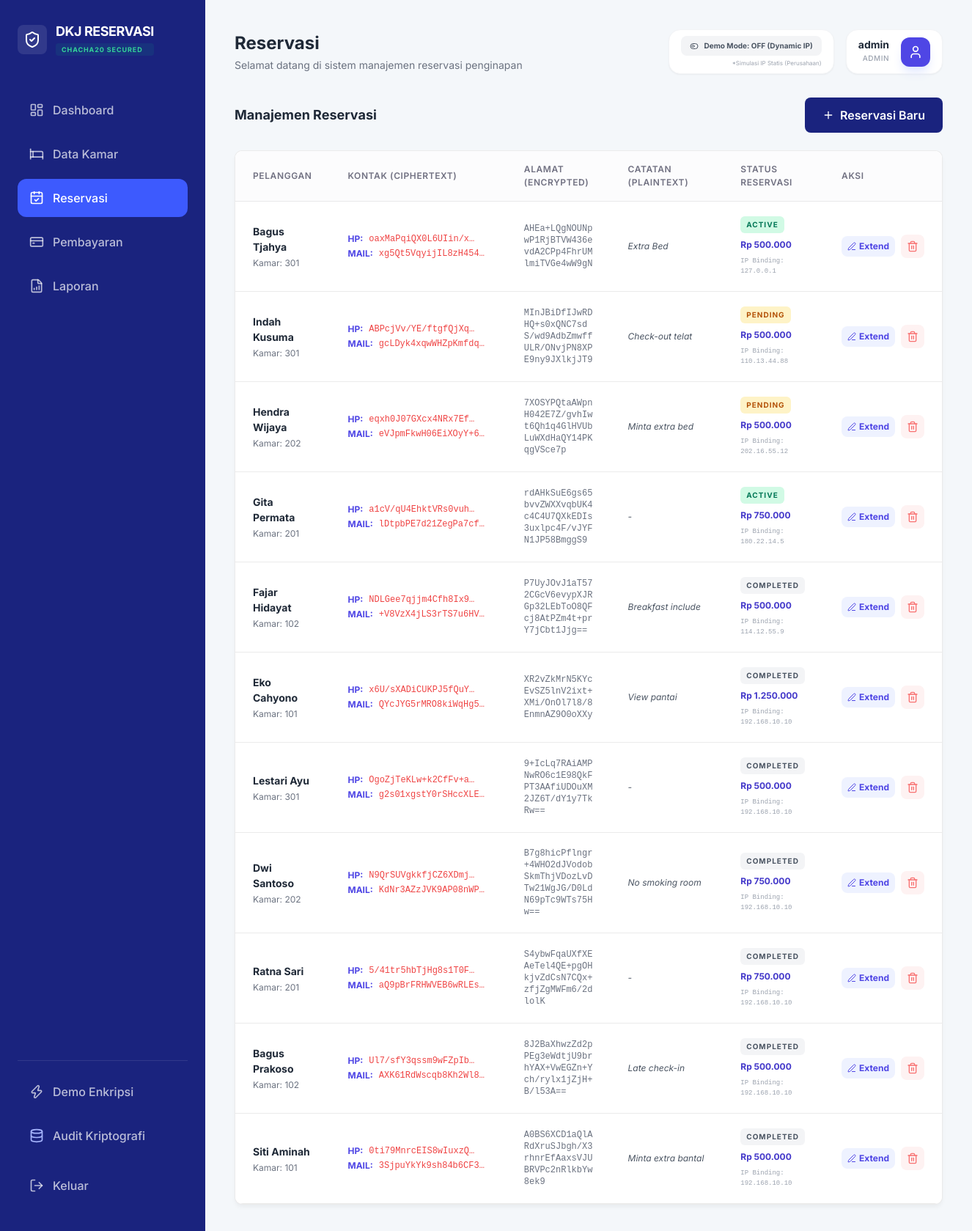
The page /dashboard.php?page=reservations (signed in) on the database its author committed.
### tables this page shows
CREATE TABLE reservations (
        id INTEGER PRIMARY KEY AUTOINCREMENT,
        customer_name TEXT,
        phone TEXT,
        email TEXT,
        address TEXT,
        check_in DATE,
        check_out DATE,
        notes TEXT, -- ATURAN 2: Sekarang Plaintext
        room_id INTEGER,
        status TEXT DEFAULT 'pending',
        encrypted_ip_seed TEXT, amount INTEGER DEFAULT 0, -- ATURAN 1 & 2: IP Terbungkus Master Key
        FOREIGN KEY(room_id) REFERENCES rooms(id)
    );

CREATE TABLE rooms (
        id INTEGER PRIMARY KEY AUTOINCREMENT,
        room_number TEXT UNIQUE,
        type TEXT,
        price INTEGER,
        status TEXT DEFAULT 'available'
    );

### helpers/security_helper.php (called while the page is built, shortened)
<?php
class SecurityHelper {
    private static function getMasterKey() {
        return hash('sha256', MASTER_SECRET, true);
    }
    public static function getDataKey($ip_address) {
        return hash('sha256', $ip_address . MASTER_SECRET, true);
    }
    public static function decryptData($ciphertext, $ip_address) {
        $key = self::getDataKey($ip_address);
        return self::coreDecrypt($ciphertext, $key);
    }
    public static function decryptIP($encrypted_ip) {
        $key = self::getMasterKey();
        return self::coreDecrypt($encrypted_ip, $key);
    }
    private static function coreDecrypt($base64_data, $key) {
        $decoded = base64_decode($base64_data);
        if (function_exists('sodium_crypto_stream_chacha20_xor')) {
            $nonce_len = 8;
            if (strlen($decoded) < $nonce_len) return "";
            $nonce = substr($decoded, 0, $nonce_len);
            $ciphertext = substr($decoded, $nonce_len);
            return (string)sodium_crypto_stream_chacha20_xor($ciphertext, $nonce, $key);
        } else {
            $nonce_len = 16;
            $nonce = substr($decoded, 0, $nonce_len);
            $ciphertext = substr($decoded, $nonce_len);
            return (string)openssl_decrypt($ciphertext, 'chacha20', $key, OPENSSL_RAW_DATA, $nonce);
        }
    }
}
?>

### modules/reservations.php (the view, shortened to what this page needs)
<?php
$reservations = $db->query("SELECT r.*, rm.room_number, rm.type as room_type FROM reservations r JOIN rooms rm ON r.room_id = rm.id ORDER BY r.id DESC")->fetchAll(PDO::FETCH_ASSOC);
?>
<div class="flex justify-between items-center mb-6">
    <div>
        <h3 class="text-lg font-bold text-gray-800">Manajemen Reservasi</h3>
    </div>
    <button onclick="openResModal()" class="btn-primary flex items-center gap-2">
        <i data-lucide="plus" class="w-4 h-4"></i> Reservasi Baru
    </button>
</div>
<div class="card p-0 overflow-hidden">
    <div class="table-container border-none">
        <table>
            <thead>
                <tr>
                    <th>Pelanggan</th>
                    <th>Kontak (Ciphertext)</th>
                    <th>Alamat (Encrypted)</th>
                    <th>Catatan (Plaintext)</th>
                    <th>Status Reservasi</th>
                    <th>Aksi</th>
                </tr>
            </thead>
            <tbody>
                <?php foreach ($reservations as $res): ?>
                    <?php
                    $ip_historis = SecurityHelper::decryptIP($res['encrypted_ip_seed'] ?? '');
                    $phone_dec = SecurityHelper::decryptData($res['phone'], $ip_historis);
                    $email_dec = SecurityHelper::decryptData($res['email'], $ip_historis);
                    $address_dec = SecurityHelper::decryptData($res['address'], $ip_historis);
                    ?>
                    <tr>
                        <td>
                            <div class="font-bold text-gray-800"><?= htmlspecialchars($res['customer_name']) ?></div>
                            <div class="text-xs text-gray-500 mt-1">Kamar: <?= $res['room_number'] ?></div>
                        </td>
                        <td>
                            <div class="space-y-1">
                                <div class="flex items-center gap-2">
                                    <span class="text-xs font-bold text-indigo-600 uppercase">HP:</span>
                                    <div class="font-mono text-xs text-red-500 truncate max-w-[150px]"
                                        title="<?= $res['phone'] ?>"><?= $res['phone'] ?></div>
                                </div>
                                <div class="flex items-center gap-2">
                                    <span class="text-xs font-bold text-indigo-600 uppercase">Mail:</span>
                                    <div class="font-mono text-xs text-red-500 truncate max-w-[150px]"
                                        title="<?= $res['email'] ?>"><?= $res['email'] ?></div>
                                </div>
                            </div>
                        </td>
                        <td>
                            <div class="font-mono text-xs text-gray-500 break-all max-w-[200px]"
                                title="<?= $res['address'] ?>">
                                <?= $res['address'] ?>
                            </div>
                        </td>
                        <td class="text-xs text-gray-600 italic max-w-[200px] truncate"
                            title="<?= htmlspecialchars($res['notes']) ?>">
                            <?= htmlspecialchars($res['notes']) ?>
                        </td>
                        <td>
                            <div class="flex flex-col gap-2 items-start">
                                <?php
                                $badge_class = 'bg-gray-100 text-gray-600';
                                if ($res['status'] === 'Active')
                                    $badge_class = 'bg-emerald-100 text-emerald-700';
                                elseif ($res['status'] === 'Pending')
                                    $badge_class = 'bg-amber-100 text-amber-700';
                                ?>
                                <span
                                    class="text-[10px] font-bold px-2 py-1 uppercase tracking-widest rounded-md <?= $badge_class ?>">
                                    <?= $res['status'] ?>
                                </span>
                                <div class="text-xs font-bold text-indigo-700">
                                    Rp <?= number_format($res['amount'] ?? 0, 0, ',', '.') ?>
                                </div>
                                <span class="text-[9px] text-gray-400 font-mono">IP Binding: <?= $ip_historis ?></span>
                            </div>
                        </td>
                        <td>
                            <div class="flex items-center gap-2">
                                <button onclick='editRes(<?= json_encode([
                                    "id" => $res["id"],
                                    "customer_name" => $res["customer_name"],
                                    "phone" => $phone_dec,
                                    "email" => $email_dec,
                                    "address" => $address_dec,
                                    "check_in" => $res["check_in"],
                                    "check_out" => $res["check_out"],
                                    "room_id" => $res["room_id"],
                                    "notes" => $res["notes"]
                                ]) ?>)'
                                    class="px-2 py-1.5 text-xs font-bold text-indigo-600 hover:text-indigo-700 bg-indigo-50 hover:bg-indigo-100 rounded-lg flex items-center gap-1">
                                    <i data-lucide="edit-3" class="w-3 h-3"></i> Extend
                                </button>
                                <form method="POST" class="inline" onsubmit="return confirm('Hapus reservasi ini?')">
                                    <button type="submit" class="p-2 text-red-400 hover:text-red-600 bg-red-50 rounded-lg">
                                        <i data-lucide="trash-2" class="w-4 h-4"></i>
                                    </button>
                                </form>
                            </div>
                        </td>
                    </tr>
                <?php endforeach; ?>
            </tbody>
        </table>
    </div>
</div>

### assets/css/style.css (style rules this page uses)
:root { --font-size: 16px; --background: #ffffff; --foreground: #030213; --card: #ffffff; --card-foreground: #030213; --primary: #030213; --primary-foreground: #ffffff; --secondary: #f8f9fa; --secondary-foreground: #030213; --muted: #ececf0; --muted-foreground: #717182; --accent: #e9ebef; --accent-foreground: #030213; --destructive: #d4183d; --border: rgba(0, 0, 0, 0.08); --input-background: #f3f3f5; --radius: 0.625rem; --blue-soft: #3b82f6; --green-soft: #10b981; --purple-soft: #8b5cf6; --orange-soft: #f59e0b; }
* { margin: 0; padding: 0; box-sizing: border-box; font-family: 'Inter', sans-serif; }
body { background-color: #f4f7fa; color: var(--foreground); font-size: var(--font-size); }
.card { background: var(--card); border-radius: var(--radius); padding: 1.5rem; border: 1px solid var(--border); box-shadow: 0 4px 6px -1px rgba(0, 0, 0, 0.05); }
.table-container { background: white; border-radius: var(--radius); overflow: hidden; border: 1px solid var(--border); }
table { width: 100%; border-collapse: collapse; }
th { background: #fcfcfd; padding: 1rem 1.5rem; text-align: left; font-size: 0.75rem; font-weight: 600; color: var(--muted-foreground); text-transform: uppercase; letter-spacing: 0.05em; border-bottom: 1px solid var(--border); }
td { padding: 1.25rem 1.5rem; border-bottom: 1px solid var(--border); font-size: 0.875rem; }
.btn-primary { background: #1a237e; color: white; padding: 0.75rem 1.5rem; border-radius: 0.5rem; font-weight: 600; border: none; cursor: pointer; }

### rows shown on the page
reservations: customer_name "Bagus Tjahya", room.room_number "301", phone "oaxMaPqiQX0L6UIin/x…", email "xg5Qt5VqyijIL8zH454…", address "AHEa+LQgNOUNpwP1RjBTVW436evdA2CPp4FhrUMlmiTVGe4wW9gN", notes "Extra Bed", status "ACTIVE", amount "500.000", encrypted_ip_seed "127.0.0.1"
reservations: customer_name "Indah Kusuma", room.room_number "301", phone "ABPcjVv/YE/ftgfQjXq…", email "gcLDyk4xqwWHZpKmfdq…", address "MInJBiDfIJwRDHQ+s0xQNC7sdS/wd9AdbZmwffULR/ONvjPN8XPE9ny9JXlkjJT9", notes "Check-out telat", status "PENDING", amount "500.000", encrypted_ip_seed "110.13.44.88"
reservations: customer_name "Hendra Wijaya", room.room_number "202", phone "eqxh0J07GXcx4NRx7Ef…", email "eVJpmFkwH06EiXOyY+6…", address "7XOSYPQtaAWpnH042E7Z/gvhIwt6Qh1q4GlHVUbLuWXdHaQY14PKqgVSce7p", notes "Minta extra bed", status "PENDING", amount "500.000", encrypted_ip_seed "202.16.55.12"
reservations: customer_name "Gita Permata", room.room_number "201", phone "a1cV/qU4EhktVRs0vuh…", email "lDtpbPE7d21ZegPa7cf…", address "rdAHkSuE6gs65bvvZWXXvqbUK4c4C4U7QXkEDIs3uxlpc4F/vJYFN1JP58BmggS9", notes "-", status "ACTIVE", amount "750.000", encrypted_ip_seed "180.22.14.5"
reservations: customer_name "Fajar Hidayat", room.room_number "102", phone "NDLGee7qjjm4Cfh8Ix9…", email "+V8VzX4jLS3rTS7u6HV…", address "P7UyJOvJ1aT572CGcV6evypXJRGp32LEbToO8QFcj8AtPZm4t+prY7jCbt1Jjg==", notes "Breakfast include", status "COMPLETED", amount "500.000", encrypted_ip_seed "114.12.55.9"
reservations: customer_name "Eko Cahyono", room.room_number "101", phone "x6U/sXADiCUKPJ5fQuY…", email "QYcJYG5rMRO8kiWqHg5…", address "XR2vZkMrN5KYcEvSZ5lnV2ixt+XMi/OnOl7l8/8EnmnAZ9O0oXXy", notes "View pantai", status "COMPLETED", amount "1.250.000", encrypted_ip_seed "192.168.10.10"
reservations: customer_name "Lestari Ayu", room.room_number "301", phone "OgoZjTeKLw+k2CfFv+a…", email "g2s01xgstY0rSHccXLE…", address "9+IcLq7RAiAMPNwRO6c1E98QkFPT3AAfiUDOuXM2JZ6T/dY1y7TkRw==", notes "-", status "COMPLETED", amount "500.000", encrypted_ip_seed "192.168.10.10"
reservations: customer_name "Dwi Santoso", room.room_number "202", phone "N9QrSUVgkkfjCZ6XDmj…", email "KdNr3AZzJVK9AP08nWP…", address "B7g8hicPflngr+4WHO2dJVodobSkmThjVDozLvDTw21WgJG/D0LdN69pTc9WTs75Hw==", notes "No smoking room", status "COMPLETED", amount "750.000", encrypted_ip_seed "192.168.10.10"
reservations: customer_name "Ratna Sari", room.room_number "201", phone "5/41tr5hbTjHg8s1T0F…", email "aQ9pBrFRHWVEB6wRLEs…", address "S4ybwFqaUXfXEAeTel4QE+pgOHkjvZdCsN7CQx+zfjZgMWFm6/2dlolK", notes "-", status "COMPLETED", amount "750.000", encrypted_ip_seed "192.168.10.10"
reservations: customer_name "Bagus Prakoso", room.room_number "102", phone "Ul7/sfY3qssm9wFZpIb…", email "AXK61RdWscqb8Kh2Wl8…", address "8J2BaXhwzZd2pPEg3eWdtjU9brhYAX+VwEGZn+Ych/rylx1jZjH+B/l53A==", notes "Late check-in", status "COMPLETED", amount "500.000", encrypted_ip_seed "192.168.10.10"
reservations: customer_name "Siti Aminah", room.room_number "101", phone "0ti79MnrcEIS8wIuxzQ…", email "3SjpuYkYk9sh84b6CF3…", address "A0BS6XCD1aQlARdXruSJbgh/X3rhnrEfAaxsVJUBRVPc2nRlkbYw8ek9", notes "Minta extra bantal", status "COMPLETED", amount "500.000", encrypted_ip_seed "192.168.10.10"

### other values the page prints
$titles[$page] "Reservasi"
$_SESSION['username'] "admin"
$_SESSION['role'] "ADMIN"
